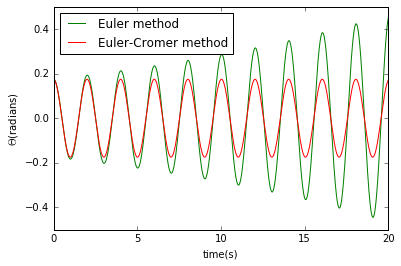

Python code for this plot:
import math
import matplotlib.pyplot as plt

g=9.8
l=1
class simple_harmonic():
    def __init__(self,_omg0,_theta0,_dt,_time,_t0):
        self.omg=[_omg0]
        self.theta=[_theta0]
        self.t=[_t0]
        self.time=_time
        self.dt=_dt
        self.n=int(_time/_dt)
    def calculate(self):
        for i in range(self.n):
            self.omg.append(self.omg[-1]-g/l*self.theta[-1]*self.dt)
            self.theta.append(self.theta[-1]+self.omg[-2]*self.dt)
            self.t.append(self.t[-1]+self.dt)
    def plot(self):
        plt.plot(self.t,self.theta,'g-',label="Euler method")
class cromer(simple_harmonic):
    def calculate(self):
        for i in range(self.n):
            self.omg.append(self.omg[-1]-g/l*self.theta[-1]*self.dt)
            self.theta.append(self.theta[-1]+self.omg[-1]*self.dt)
            self.t.append(self.t[-1]+self.dt)
    def plot(self):
        plt.plot(self.t,self.theta,'r-',label="Euler-Cromer method")
a=simple_harmonic(0,10*math.pi/180,0.01,20,0)
a.calculate()
a.plot()
b=cromer(0,10*math.pi/180,0.01,20,0)
b.calculate()
b.plot()
plt.xlabel("time(s)")
plt.ylabel("$\Theta$(radians)")
plt.xlim(0,20)
plt.legend(loc="upper left")
plt.savefig("simple_pendulum.png")
plt.show()
